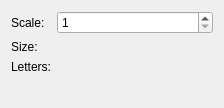
         <widget class="QWidget" name="layoutWidget_6">
          <property name="geometry">
           <rect>
            <x>360</x>
            <y>60</y>
            <width>224</width>
            <height>106</height>
           </rect>
          </property>
          <layout class="QVBoxLayout" name="verticalLayout_5">
           <item>
            <layout class="QFormLayout" name="formLayout_3">
             <item row="0" column="0">
              <widget class="QLabel" name="label_27">
               <property name="text">
                <string>Scale:</string>
               </property>
              </widget>
             </item>
             <item row="0" column="1">
              <widget class="QSpinBox" name="sBoxScale_3">
               <property name="minimum">
                <number>1</number>
               </property>
               <property name="maximum">
                <number>20</number>
               </property>
              </widget>
             </item>
             <item row="1" column="0">
              <widget class="QLabel" name="label_29">
               <property name="text">
                <string>Size:</string>
               </property>
              </widget>
             </item>
             <item row="1" column="1">
              <widget class="QLabel" name="labelSize_3">
               <property name="text">
                <string/>
               </property>
              </widget>
             </item>
             <item row="2" column="0">
              <widget class="QLabel" name="label_30">
               <property name="text">
                <string>Letters:</string>
               </property>
              </widget>
             </item>
             <item row="2" column="1">
              <widget class="QLabel" name="labelSizeText_3">
               <property name="text">
                <string/>
               </property>
              </widget>
             </item>
             <item row="3" column="1">
              <spacer name="verticalSpacer_4">
               <property name="orientation">
                <enum>Qt::Vertical</enum>
               </property>
               <property name="sizeType">
                <enum>QSizePolicy::Fixed</enum>
               </property>
               <property name="sizeHint" stdset="0">
                <size>
                 <width>13</width>
                 <height>17</height>
                </size>
               </property>
              </spacer>
             </item>
            </layout>
           </item>
          </layout>
         </widget>
